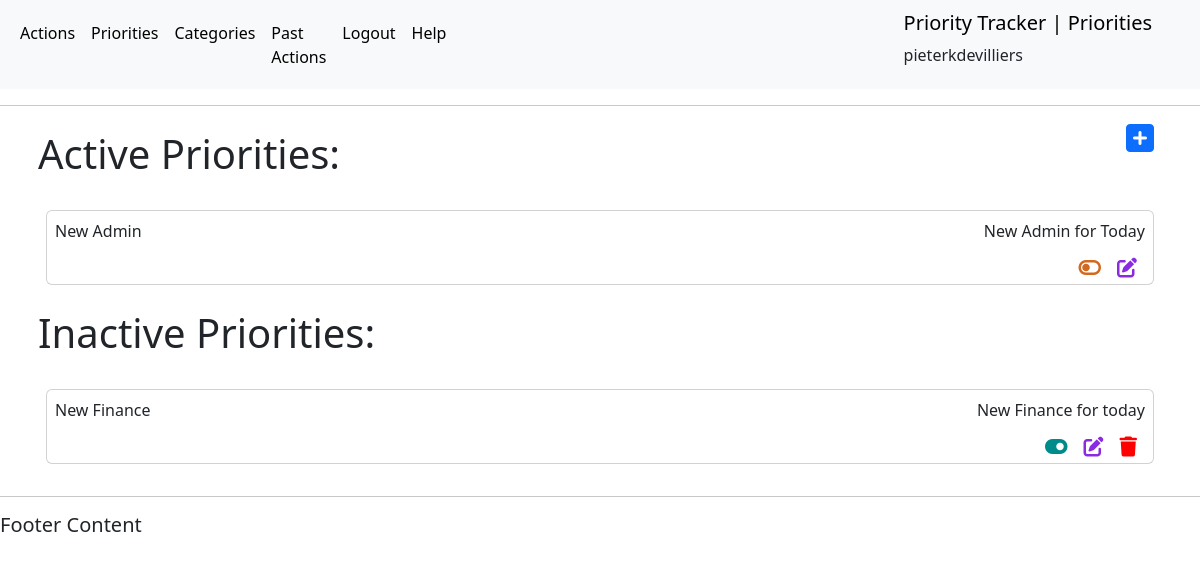
The app's page /priorities/ (signed in) with its own data.
### actions/models.py (models this page shows, shortened)
class User(AbstractUser):
    email = models.EmailField(unique=True)

class Priority(models.Model):
    title = models.CharField(max_length=50, null=False, blank=False)
    description = models.CharField(max_length=150)
    activeStatus = models.BooleanField(null=False, blank=False, default=True)
    category = models.ForeignKey(
        Category, on_delete=models.CASCADE, null=True, blank=True)
    user = models.ForeignKey(
        settings.AUTH_USER_MODEL, on_delete=models.CASCADE, related_name="priorities", null=True)

### actions/views.py (the view)
# urls.py: path('priorities/', views.get_priorities_list, name='get_priorities_list'),
@login_required(login_url='login')
def get_priorities_list(request):
    current_user = request.user
    user_id = current_user.id
    username = current_user.username
    priorities = Priority.objects.filter(user=current_user)
    page_title = 'Priorities'
    context = {
        "username": username,
        "user_id": user_id,
        "priorities": priorities,
        'page_title': page_title
    }
    return render(request, 'actions/priorities_list.html', context)

### actions/templates/actions/priorities_list.html (shortened to what this page needs)
{% extends 'actions/main.html' %}
{% block content %}
<body>
    <div class="container d-flex p-2 justify-content-between flex-row bd-highlight">
        <h1>Active Priorities:</h1>
        <a title="Add Priority" class="fa-solid fa-2xl p-2 fa-square-plus" role="button" href="/add-priority/"></a>
    </div>
    <div class="container d-flex p-2 flex-column bd-highlight">
        {% for priority in user.priorities.all %}
        {% if priority.activeStatus == True %}
        <div class="d-flex p-2 flex-column bd-highlight">
            <div class="p-2 card bd-highlight">
                <div class="d-flex justify-content-between flex-row bd-highlight">
                    <p class="bd-highlight">{{ priority.title }}</p>
                    <p class="bd-highlight">{{ priority.description }}</p>
                </div>
                {% if user.id == priority.user.id %}
                <div class="icon-outer-container">
                    <div class="icon-container d-flex justify-content-end">
                        <div class="d-flex justify-content-end col-12">
                            <a title="Set Priority Status to Inactive" class="fa-solid fa-lg p-2 fa-toggle-off" role="button" href="{% url 'priority_active_status' priority.id %}"></a>
                            <a title="Update Priority" class="fa-solid fa-lg p-2 fa-pen-to-square" role="button" href="{% url 'update_priority' priority.id %}"></a>
                        </div>
                    </div>
                </div>
                {% endif %}
            </div>
        </div>
    {% endif %}
    {% endfor %}
    </div>
    <div class="container d-flex p-2 justify-content-between flex-row bd-highlight">
        <h1>Inactive Priorities:</h1>
    </div>
    <div class="container d-flex p-2 flex-column bd-highlight">
    {% for priority in user.priorities.all %}
    {% if priority.activeStatus == False %}
    <div class="d-flex p-2 flex-column bd-highlight">
        <div class="p-2 card bd-highlight">
            <div class="d-flex justify-content-between flex-row bd-highlight">
                <p class="bd-highlight">{{ priority.title }}</p>
                <p class="bd-highlight">{{ priority.description }}</p>
            </div>
            {% if user.id == priority.user.id %}
            <div class="icon-outer-container">
                <div class="icon-container d-flex justify-content-end">
                    <div class="d-flex justify-content-end col-12">
                        <a title="Set Priority Status to Active" class="fa-solid fa-lg p-2 fa-toggle-on" role="button" href="{% url 'priority_active_status' priority.id %}"></a>
                        <a title="Update Priority" class="fa-solid fa-lg p-2 fa-pen-to-square" role="button" href="{% url 'update_priority' priority.id %}"></a>
                        <a title="Delete Priority" class="fa-solid fa-lg p-2 fa-trash" role="button" href="{% url 'delete_priority' priority.id %}"></a>
                    </div>
                </div>
            </div>
            {% endif %}
        </div>
    </div>
    {% endif %}
    {% endfor %}
    </div>
</body>
{% endblock %}

### actions/templates/actions/main.html (shortened to what this page needs)
<!DOCTYPE html>
<html lang="en">
<head>
    {% load static %}
    <link href="https://cdn.jsdelivr.net/npm/bootstrap@5.3.0-alpha1/dist/css/bootstrap.min.css" rel="stylesheet">
    <link href="https://cdnjs.cloudflare.com/ajax/libs/font-awesome/6.2.1/css/all.min.css" rel="stylesheet" type="text/css">
    <link href="{% static 'css/style.css' %}" rel="stylesheet" type="text/css">
</head>
<body>
    <nav class="navbar navbar-expand-lg bg-body-tertiary">
        <div class="container-fluid">
          <div class="collapse navbar-collapse" id="navbarSupportedContent">
            <ul class="navbar-nav me-auto mb-2 mb-lg-0">
              <li class="nav-item">
                <a class="nav-link active" aria-current="page" href="{% url 'get_action_list' %}">Actions</a>
              </li>
              <li class="nav-item">
                <a class="nav-link active" aria-current="page" href="{% url 'get_priorities_list' %}">Priorities</a>
              </li>
              <li class="nav-item">
                <a class="nav-link active" aria-current="page" href="{% url 'get_categories_list' %}">Categories</a>
              </li>
              <li class="nav-item">
                <a id="get-filtered-actions" class="nav-link active" aria-current="page" href="{% url 'get_filtered_action_list' %}">Past Actions</a>
              </li>
              <li class="nav-item">
                <a class="nav-link active" aria-current="page" href="{% url 'logout' %}">Logout</a>
              </li>
              <li class="nav-item">
                <a class="nav-link active" aria-current="page" href="{% url 'help' %}">Help</a>
              </li>
            </ul>
          </div>
          <div class="container d-flex justify-content-end">
            <div>
              <a class="navbar-brand p-2" href="/actions">Priority Tracker | {{ page_title }}</a>
              <h6 class="p-2">{{ username }}</h6>
            </div>
          </div>
        </div>
      </nav>
    <hr>
    {% block content %}
    {% endblock %}
    <hr>
    <h5>Footer Content</h5>
</body>
</html>

### static/css/style.css (style rules this page uses)
.fa-pen-to-square { color: blueviolet; }
.fa-trash { color: red; }
.fa-toggle-off { color: chocolate; }
.fa-toggle-on { color: darkcyan; }
a { text-decoration: none; }

### records on screen
User: username "pieterkdevilliers"
Priority: title "New Admin", description "New Admin for Today"
Priority: title "New Finance", description "New Finance for today"

### other values on screen
{{ page_title }} "Priorities"
